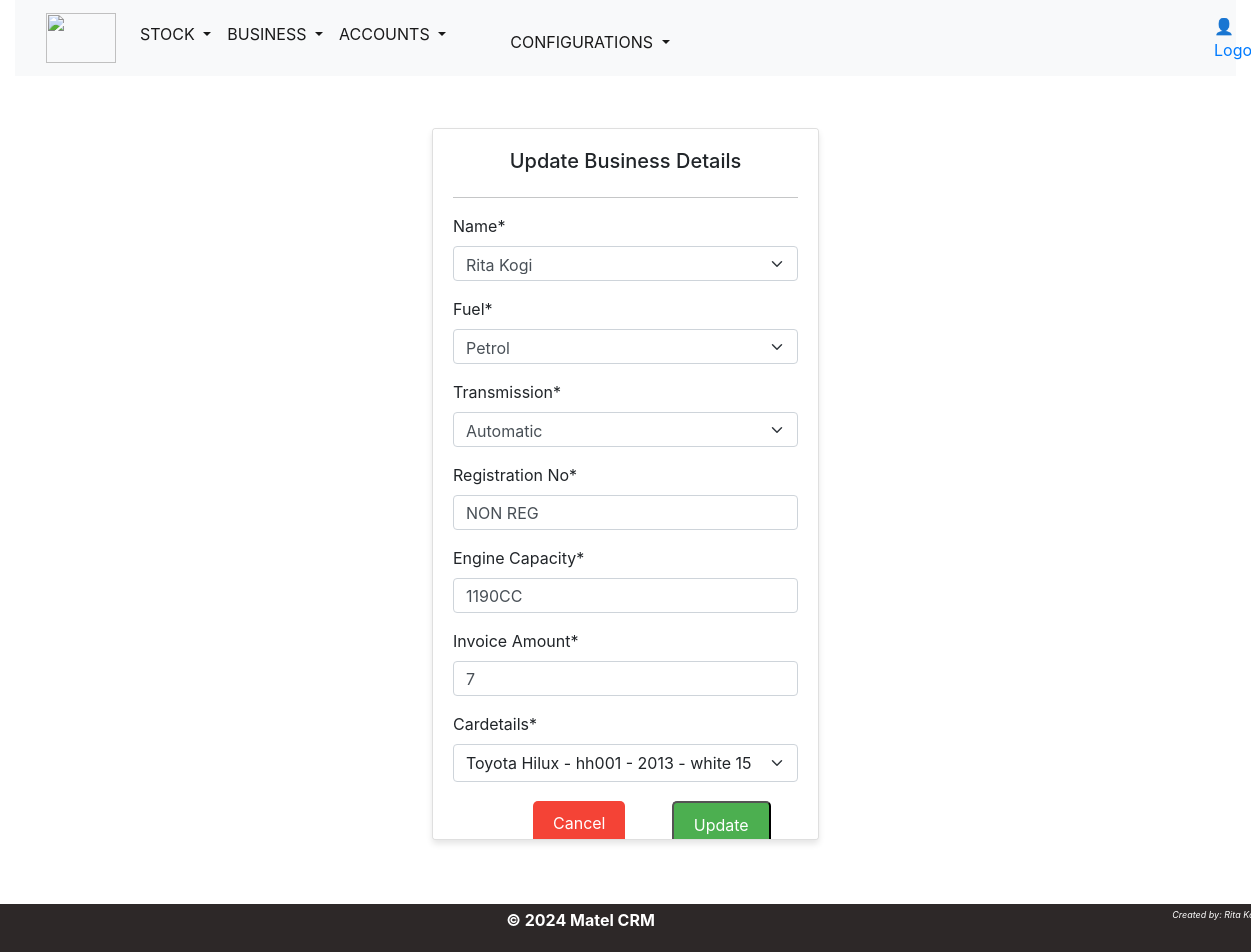
The app's page /updatebusiness/6/ (signed in) with its own data.
### clients/models.py (models this page shows, shortened)
class Prospects(models.Model):
    name=models.CharField(max_length=150)
    phoneno=models.PositiveIntegerField(default=None)
    idno=models.PositiveIntegerField(default=None)
    krapin=models.CharField(max_length=150)
    pobox= models.CharField(max_length=150, default='NONE')
    def __str__(self):
        return f"{self.name}"

class Business(models.Model):
    transmissiontype=[
        ('AUTOMATIC ', 'Automatic'),
        ('MANUAL ', 'Manual'),
    ]
    fueltype=[
        ('PETROL ', 'Petrol'),
        ('DIESEL ', 'Diesel'),
    ]
    name=models.ForeignKey(Prospects,null=True, on_delete=models.CASCADE)
    cardetails=models.ForeignKey(CarExpenses,null=True, on_delete=models.CASCADE)
    regno= models.CharField(max_length=150)
    engine= models.CharField(max_length=150,default='1190CC')
    fuel= models.CharField(max_length=20,choices=fueltype, default='Petrol')
    transmission= models.CharField(max_length=20,choices=transmissiontype, default='Automatic')
    quantity= models.PositiveIntegerField(default=1)
    invamt=models.PositiveIntegerField(default=0)
    ttlamt=models.PositiveIntegerField(default=0)
    created_at = models.DateField(default=timezone.now)

### inventory/models.py (models this page shows, shortened)
class CarExpenses(models.Model):
    totalcost=models.PositiveIntegerField(default='0')
    name = models.ForeignKey(Stock, on_delete=models.CASCADE)
    unitcost = models.PositiveIntegerField(default='0')
    tax=models.PositiveIntegerField(default='0')
    portcharges=models.PositiveIntegerField(default='0')
    transportcharges=models.PositiveIntegerField(default='0')
    miscellaneous=models.PositiveIntegerField(default='0')
    def __str__(self):
        return f"{self.name} {self.totalcost}"

class Stock(models.Model):
    name = models.ForeignKey(CarModel, on_delete=models.CASCADE)
    color=models.CharField(max_length=50)
    year = models.PositiveIntegerField(default=None)
    chassisno=models.CharField(max_length=50,  default='0001')
    arrivaldate=models.DateField(default=timezone.now)
    status=models.CharField(max_length=20,choices=status, default='AVAILABLE')
    def __str__(self):
        return f" {self.name} - {self.chassisno} - {self.year} - {self.color}"

class CarMake(models.Model):
    name=models.CharField(max_length=50,unique=True)

class CarModel(models.Model):
    make = models.ForeignKey(CarMake, on_delete=models.CASCADE)
    name = models.CharField(max_length=50)
    class Meta:
        unique_together = ['make', 'name',]
    def __str__(self):
        return f"{self.make.name}  {self.name}"

### clients/views.py (the view)
# urls.py: path('updatebusiness/<int:id>/', views.update_business, name='updatebusiness'),
@login_required(login_url='auth_app:login')
def update_business(request,id):
    businesslist=get_object_or_404(Business, id=id)
    if request.method == 'POST':
        form=UpdateBusinessForm(request.POST, instance=businesslist)
        if form.is_valid():
            form.save()
            messages.success(request, f'Details updated successfully')
            return redirect('clients:businesslist')
    else:
        form=UpdateBusinessForm(instance=businesslist)
    context={
        'form':form,
        }
    template='clients/business/updatebusiness.html'
    return render(request,template,context)

### clients/forms.py
class UpdateBusinessForm(forms.ModelForm):
    regno = forms.CharField(label='Registration No', widget=forms.TextInput(attrs={'class': 'form-control', 'rows': 1}), required=True)
    engine = forms.CharField(label='Engine Capacity', widget=forms.TextInput(attrs={'class': 'form-control', 'rows': 1}), required=True)
    invamt = forms.CharField(label='Invoice Amount', widget=forms.TextInput(attrs={'class': 'form-control', 'rows': 1}), required=True)
    cardetails = forms.ModelChoiceField(queryset=CarExpenses.objects.all())
    class Meta:
        model = Business
        fields = ['name','fuel','transmission','regno','engine','invamt','cardetails']
        widgets = {
            'name': forms.Select(attrs={'class': 'form-control'}),
            'fuel': forms.Select(attrs={'class': 'form-control'}),
            'transmission': forms.Select(attrs={'class': 'form-control'}),
        }

### clients/templates/clients/business/updatebusiness.html (shortened to what this page needs)
{% extends 'base.html' %}
{% load crispy_forms_tags %}
{% block content %}
<div class="row" style="margin-top: 2em;">
  <div class="col-md-4"></div>
  <div class="col-md-4">
   <div class="card card-body">
     <h5><center>Update Business Details</center></h5>
     <hr>
     <form method="POST">
         {{ form|crispy }}
         <div class="row">
           <div class="col-md-5"><a class="button button-cancel-make"href="{% url 'clients:businesslist' %}">Cancel</a></div>
           <div class="col-md-2"></div>
           <div class="col-md-5"><button type="submit" class="button button-add"href="{% url 'clients:businesslist' %}">Update</button></div>
         </div>
       </div>
   </div>
  </div>
</div>
  {% endblock %}

### assets/css/main.css (style rules this page uses)
body { font-family: "Helvetica", Sans-Serif; background-color: lavenderblush; color: #333; margin: 0; padding: 0; height: 80%; }
@media screen and (min-width: 901px) { body { font-size: 18px; } }

### assets/css/inventory.css (style rules this page uses)
body { margin: 0; font-family: 'Arial', sans-serif; background-image: url('/assets/images/background.jpg'); background-size: cover; background-position: fill; background-repeat: no-repeat; height: 100vh; }
.button { display: inline-block; padding: 10px 20px; font-size: 16px; text-align: center; text-decoration: none; cursor: pointer; border-radius: 5px; transition: background-color 0.3s; margin-top: 3px; }
.button-add { background-color: #4CAF50; color: white; }
.button-cancel-make { background-color: #f44336; color: white; margin-left: 5em; }
.card { margin-top: 20px; background-color: #f8f9fa; padding: 20px; border-radius: 5px; box-shadow: 0 4px 6px rgba(0, 0, 0, 0.1); height: calc(80vh - 50px); overflow-y: auto; }
.card-body form .form-control { height: 35px; margin-bottom: 10px; }

### records on screen
Prospects: name "Rita Kogi"
Business: fuel "Petrol", transmission "Automatic", regno "NON REG", engine "1190CC", invamt "7", cardetails "Toyota Hilux - hh001 - 2013 - white 15"
